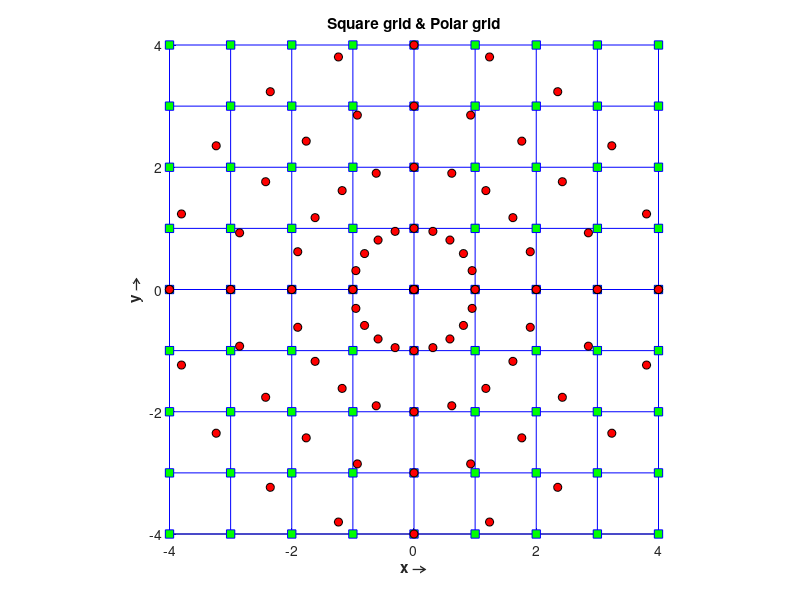
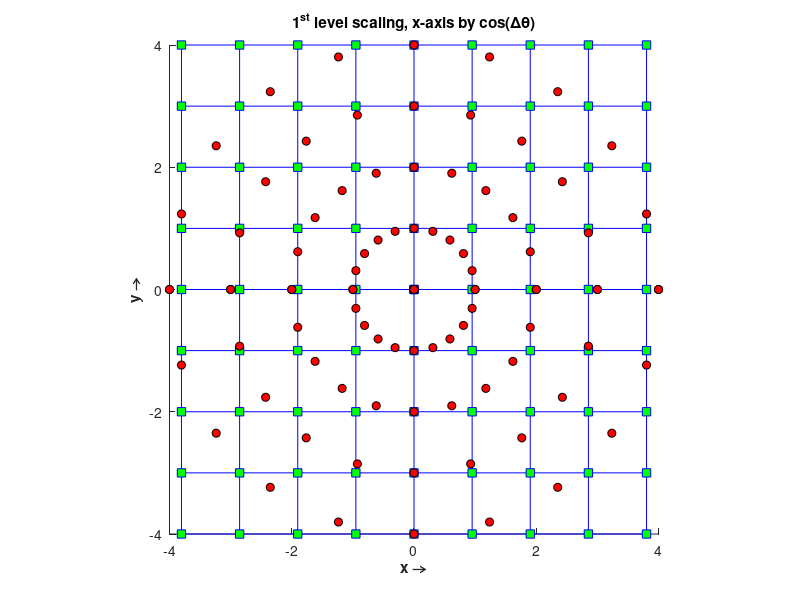
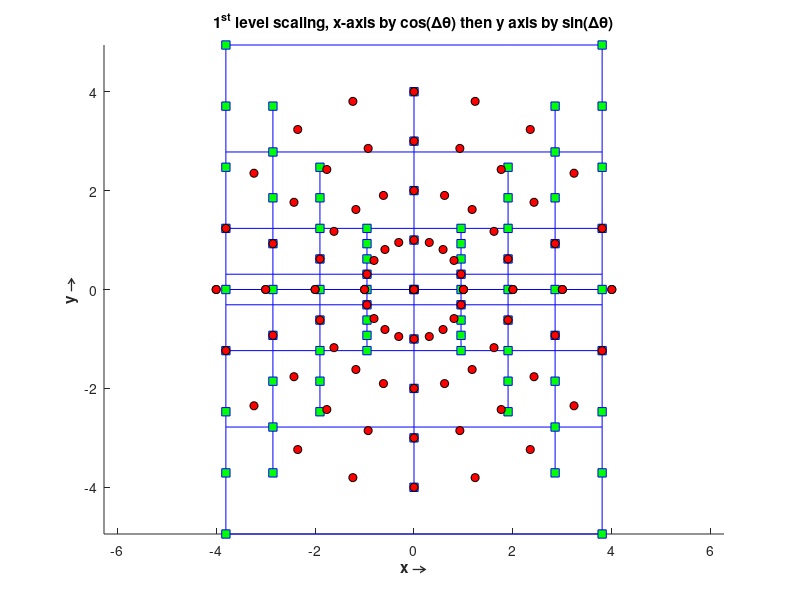
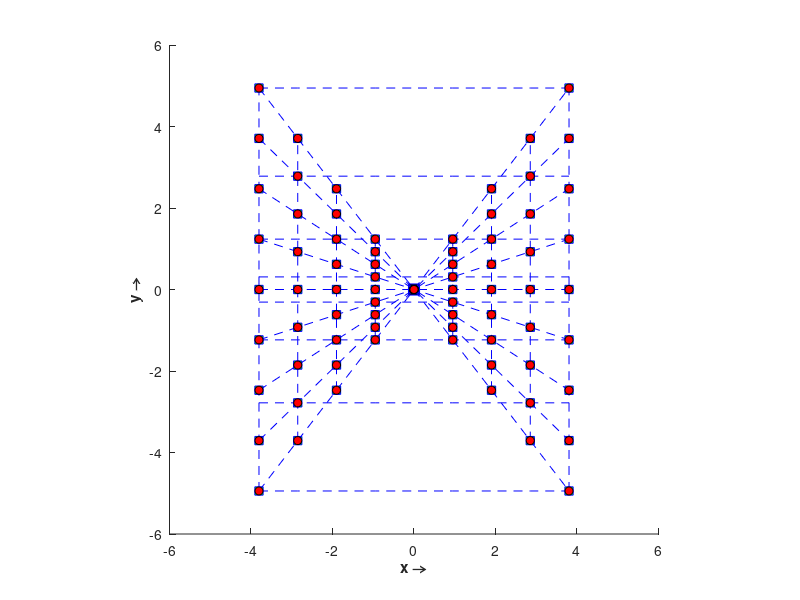

Recreate these plots in MATLAB, in order.
clear all;
clc;
close all;


N = 8;   % Has to be even 
freqScale = 1; 2*pi/(N+1);
gridSpacing =  [-N/2:N/2]*freqScale;
gridMarkerSize = 6;
highlightMarkerSize = 8;

delay = .05;


%% Normal Grid
figure,axis equal
hold on
axis equal
axis ([-N/2 N/2 -N/2 N/2])
for j  = 1: N+1                             % Marking X-Y grid lines
    h =plot(gridSpacing(:),gridSpacing(j)*ones(1,N+1),'b');
    h =plot(gridSpacing(j)*ones(1,N+1),gridSpacing(:),'b');
end
for j  = 1: N+1                             % Plotting grid points
    pause(delay);
    h =plot(gridSpacing(j),gridSpacing(:),'bs');
    set(h,'MarkerFaceColor','g');
    set(h,'MarkerSize',gridMarkerSize)
end
h = plot(0,0,'bs');                 % DC value
set(h,'MarkerFaceColor','k');
set(h,'MarkerSize',gridMarkerSize)

title('\bf{Square grid & Polar grid}') 
xlabel ('\bf{x \rightarrow}')
ylabel ('\bf{y \rightarrow}')
hold off

%% Plotting Polar grid
M = N + 2;                 % Total number of polar lines 
deltaTheta = 180/M;     % Angular sampling rate
angles = [0:deltaTheta:180];  
 
hold on 
for angle = angles 
    pause(delay) 
    h1= plot(gridSpacing*cosd(angle),gridSpacing*sind(angle),'ko');
    set(h1,'MarkerFaceColor','r');
    set(h1,'MarkerSize',gridMarkerSize) 
end
hold off  

 

%% First Scale sind(18)
alpha11 = cosd(deltaTheta);
figure,axis equal 
hold on 
axis equal
axis ([-N/2 N/2 -N/2 N/2])
for j  = 1: N+1                             % Marking X-Y grid lines
    h =plot(gridSpacing(:)*alpha11,gridSpacing(j)*ones(1,N+1),'b');
    h =plot(gridSpacing(j)*ones(1,N+1)*alpha11,gridSpacing(:),'b');
end
for j  = 1: N+1                             % Plotting grid points
    pause(delay);
    h =plot(gridSpacing(j)*alpha11,gridSpacing(:),'bs');
    set(h,'MarkerFaceColor','g');
    set(h,'MarkerSize',gridMarkerSize)
end
h = plot(0,0,'bs');                 % DC value
set(h,'MarkerFaceColor','k');
set(h,'MarkerSize',gridMarkerSize)

title('\bf{1^{st} level scaling, x-axis by cos(\Delta\theta)}')
xlabel ('\bf{x \rightarrow}')
ylabel ('\bf{y \rightarrow}')
hold off


hold on
for angle = angles
    pause(delay)
    h1= plot(gridSpacing*cosd(angle),gridSpacing*sind(angle),'ko');
    set(h1,'MarkerFaceColor','r');
    set(h1,'MarkerSize',gridMarkerSize)
end
hold off 

%% Next Scale in y direction
beta11 = sind(deltaTheta);
newspacing = abs(gridSpacing) * beta11;

newspacing(N/2+1) = 1;          % Scaling reset at zero

figure,axis equal
hold on 
axis equal
% axis ([-N/2 N/2 -N/2 N/2])
for j  = 1: N+1                             % Marking X-Y grid lines
    h =plot(gridSpacing(:)*alpha11,gridSpacing(j)*ones(1,N+1)*newspacing(j),'b');
    h =plot(gridSpacing(j)*ones(1,N+1)*alpha11,gridSpacing(:)*newspacing(j),'b');
end
for j  = 1: N+1                             % Plotting grid points
    pause(delay+.02);
    h =plot(gridSpacing(j)*alpha11,gridSpacing(:)*newspacing(j),'bs');
    set(h,'MarkerFaceColor','g');
    set(h,'MarkerSize',gridMarkerSize)
end
h = plot(0,0,'bs');                 % DC value
set(h,'MarkerFaceColor','k');
set(h,'MarkerSize',gridMarkerSize)

title('\bf{1^{st} level scaling, x-axis by cos(\Delta\theta) then y axis by sin(\Delta\theta)}')
xlabel ('\bf{x \rightarrow}')
ylabel ('\bf{y \rightarrow}')
hold off


hold on
for angle = angles
    pause(delay)
    h1= plot(gridSpacing*cosd(angle),gridSpacing*sind(angle),'ko');
    set(h1,'MarkerFaceColor','r');
    set(h1,'MarkerSize',gridMarkerSize)
end
hold off 
% axis tight



mywaitBar =waitbar(0,'Computing special grids');

%% Simple Rectangular Special Grid X-axis oriented
% beta11 = sind(deltaTheta);
newspacing = abs(gridSpacing) * beta11;
newspacing(N/2+1) = 1;          % Scaling reset at zero

figure,
% axis equal
hold on 
axis ([-6 6 -6 6])
for j  = 1: N+1                             % Marking X-Y grid lines
    if (gridSpacing(j) ~= 0)
    h =plot(gridSpacing(:)*alpha11,gridSpacing(j)*ones(1,N+1)*newspacing(j),'--b');
    h =plot(gridSpacing(j)*ones(1,N+1)*alpha11,gridSpacing(:)*newspacing(j),'--b');
    end
end
for j  = 1: N+1                             % Plotting grid points
    pause(delay+.02);
    if (gridSpacing(j) ~= 0)
    h =plot(gridSpacing(j)*alpha11,gridSpacing(:)*newspacing(j),'bs');
    set(h,'MarkerFaceColor','g');
    set(h,'MarkerSize',gridMarkerSize)
    end
end
h = plot(0,0,'bs');                 % DC value
set(h,'MarkerFaceColor','k');
set(h,'MarkerSize',gridMarkerSize+2)

% title('\bf{The Butterfly X-Grid}')
xlabel ('\bf{x \rightarrow}')
ylabel ('\bf{y \rightarrow}')
hold off

%% Special angles and radial scales
specialAngles1 = [ atan((gridSpacing (1:N/2).* newspacing(1:N/2)) ./ (gridSpacing(1:N/2)*alpha11))*180/pi ];
specialAngles1 = sort(specialAngles1);
% specialAngles2 = [ atan((gridSpacing (1:N/2).* newspacing(1:N/2)) ./ (gridSpacing(1:N/2)*cosd(180-deltaTheta)))*180/pi ];
specialAngles = [0 specialAngles1 90 -specialAngles1];
 
% Computing special scales
SpecialScales = [alpha11    alpha11./ cosd(abs(specialAngles1)) 0  alpha11./ cosd(abs(specialAngles1))]; 

 
hold on
for  i =1: length(specialAngles) 
    angle = specialAngles(i);
    scale = SpecialScales (i);
    pause(delay)
    h1 = plot(gridSpacing*cosd(angle)*scale,gridSpacing*sind(angle)*scale,'--b'); 
    h1 = plot(gridSpacing*cosd(angle)*scale,gridSpacing*sind(angle)*scale,'ko');
    set(h1,'MarkerFaceColor','r');
    set(h1,'MarkerSize',gridMarkerSize)
end
hold off 
 axis equal 
 
waitbar(.5);
 %% Simple Rectangular Special Grid X-axis oriented 
% beta11 = sind(deltaTheta);
newspacing = abs(gridSpacing) * beta11;
newspacing(N/2+1) = 1;          % Scaling reset at zero

figure,
% axis equal
hold on 
axis ([-6 6 -6 6])
for j  = 1: N+1                             % Marking X-Y grid lines
%     h =plot(gridSpacing(j)*ones(1,N+1)*newspacing(j), gridSpacing(:)*alpha11,'--b');
%     h =plot(gridSpacing(:)*newspacing(j),gridSpacing(j)*ones(1,N+1)*alpha11,'--b');
    h =plot(gridSpacing(j)*ones(1,N+1), gridSpacing(:),'--b');
    h =plot(gridSpacing(:)*newspacing(j),gridSpacing(j)*ones(1,N+1),'--b');
end
for j  = 1: N+1                             % Plotting grid points
    pause(delay+.02);
%     h =plot(gridSpacing(:)*newspacing(j),gridSpacing(j)*alpha11,'bs');
    h =plot(gridSpacing(:),gridSpacing(j),'bs');
    set(h,'MarkerFaceColor','g');
    set(h,'MarkerSize',gridMarkerSize)
end
h = plot(0,0,'bs');                 % DC value
set(h,'MarkerFaceColor','k');
set(h,'MarkerSize',gridMarkerSize+2)

title('\bf{The Butterfly Y-Grid}')
xlabel ('\bf{x \rightarrow}')
ylabel ('\bf{y \rightarrow}')
hold off

%% Special angles and radial scales
specialAngles1 = [ atan((gridSpacing (1:N/2).* abs(gridSpacing(1:N/2)/ (N/2))) ./ (gridSpacing(1:N/2)*1))*180/pi ];
% specialAngles2 = [ atan((gridSpacing (1:N/2).* newspacing(1:N/2)) ./ (gridSpacing(1:N/2)*cosd(180-deltaTheta)))*180/pi ];
specialAngles = [0 specialAngles1 90 -specialAngles1];
 
% Computing special scales
SpecialScales = [1    1./ cosd(abs(specialAngles1)) 1   1./ cosd(abs(specialAngles1))]; 


hold on
for  i =1: length(specialAngles) 
    angle = specialAngles(i);
    scale = SpecialScales (i);
    pause(delay)
    h1 = plot(gridSpacing*sind(angle)*scale,gridSpacing*cosd(angle)*scale,'--b'); 
    h1 = plot(gridSpacing*sind(angle)*scale,gridSpacing*cosd(angle)*scale,'ko');
     set(h1,'MarkerFaceColor','r');
    set(h1,'MarkerSize',gridMarkerSize)
    
    h1 = plot(gridSpacing*cosd(angle)*scale,gridSpacing*sind(angle)*scale,'--b'); 
    h1 = plot(gridSpacing*cosd(angle)*scale,gridSpacing*sind(angle)*scale,'ko');
    
    set(h1,'MarkerFaceColor','r');
    set(h1,'MarkerSize',gridMarkerSize)
end
hold off 
axis tight
waitbar(1);
close(mywaitBar);